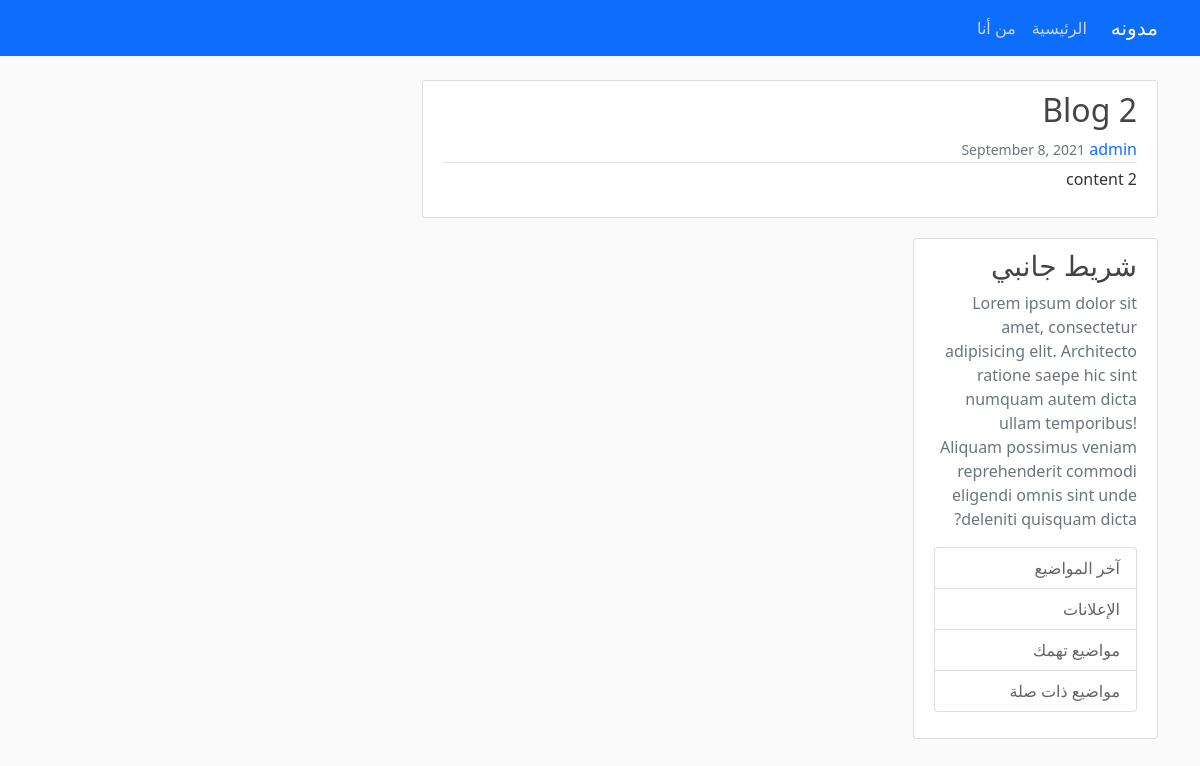
Screenshot of /post/3/ with the database file from the repository.
### blog/models.py (models this page shows, shortened)
class Post(models.Model):
    title = models.CharField(max_length=200)
    content = models.TextField()
    date_posted = models.DateTimeField(default=timezone.now)
    author = models.ForeignKey(User, on_delete=models.CASCADE)

### blog/views.py (the view)
# urls.py: path('post/<int:pk>/', PostDetailView.as_view(), name='post-detail'),
class PostDetailView(DetailView):
    model = Post

### blog/templates/blog/post_detail.html
{% extends "blog/post_list.html" %}
{% block content %}
<article class="media content-section">
    <div class="media-body">
      <div class="article-metadata">
        <h2 class="article-title text-decoration-none">{{ object.title }}</h2>
        <small class="text-muted">{{ object.date_posted|date:"F j, Y" }}</small>
        <a class="mr-2 text-decoration-none" href="#">{{ object.author }}</a>
      </div>
      <p class="article-content">{{ object.content }}</p>
    </div>
  </article
{% endblock content %}

### blog/static/blog/main.css (style rules this page uses)
body { background: #fafafa; color: #333333; margin-top: 5rem; }
h1, h2, h3, h4, h5, h6 { color: #444444; }
.content-section { background: #ffffff; padding: 10px 20px; border: 1px solid #dddddd; border-radius: 3px; margin-bottom: 20px; }
.article-title { color: #444444; }
.article-content { white-space: pre-line; }
.article-metadata { padding-bottom: 1px; margin-bottom: 4px; border-bottom: 1px solid #e3e3e3 }

### rows the page displays
Post: title "Blog 2", date_posted "September 8, 2021", author "admin", content "content 2"
